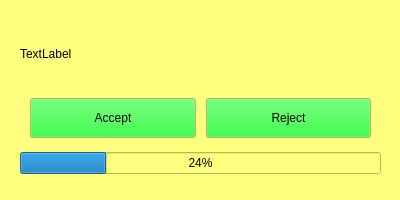
<?xml version="1.0" encoding="UTF-8"?>
<ui version="4.0">
 <class>EventNotificationWidget</class>
 <widget class="QWidget" name="EventNotificationWidget">
  <property name="geometry">
   <rect>
    <x>0</x>
    <y>0</y>
    <width>400</width>
    <height>200</height>
   </rect>
  </property>
  <property name="sizePolicy">
   <sizepolicy hsizetype="Expanding" vsizetype="Preferred">
    <horstretch>1</horstretch>
    <verstretch>0</verstretch>
   </sizepolicy>
  </property>
  <property name="minimumSize">
   <size>
    <width>400</width>
    <height>200</height>
   </size>
  </property>
  <property name="maximumSize">
   <size>
    <width>16777215</width>
    <height>200</height>
   </size>
  </property>
  <property name="sizeIncrement">
   <size>
    <width>1</width>
    <height>0</height>
   </size>
  </property>
  <property name="baseSize">
   <size>
    <width>400</width>
    <height>150</height>
   </size>
  </property>
  <property name="palette">
   <palette>
    <active>
     <colorrole role="Button">
      <brush brushstyle="SolidPattern">
       <color alpha="255">
        <red>2</red>
        <green>240</green>
        <blue>18</blue>
       </color>
      </brush>
     </colorrole>
     <colorrole role="Base">
      <brush brushstyle="SolidPattern">
       <color alpha="255">
        <red>255</red>
        <green>255</green>
        <blue>127</blue>
       </color>
      </brush>
     </colorrole>
     <colorrole role="Window">
      <brush brushstyle="SolidPattern">
       <color alpha="255">
        <red>255</red>
        <green>255</green>
        <blue>127</blue>
       </color>
      </brush>
     </colorrole>
    </active>
    <inactive>
     <colorrole role="Button">
      <brush brushstyle="SolidPattern">
       <color alpha="255">
        <red>2</red>
        <green>240</green>
        <blue>18</blue>
       </color>
      </brush>
     </colorrole>
     <colorrole role="Base">
      <brush brushstyle="SolidPattern">
       <color alpha="255">
        <red>255</red>
        <green>255</green>
        <blue>127</blue>
       </color>
      </brush>
     </colorrole>
     <colorrole role="Window">
      <brush brushstyle="SolidPattern">
       <color alpha="255">
        <red>255</red>
        <green>255</green>
        <blue>127</blue>
       </color>
      </brush>
     </colorrole>
    </inactive>
    <disabled>
     <colorrole role="Button">
      <brush brushstyle="SolidPattern">
       <color alpha="255">
        <red>2</red>
        <green>240</green>
        <blue>18</blue>
       </color>
      </brush>
     </colorrole>
     <colorrole role="Base">
      <brush brushstyle="SolidPattern">
       <color alpha="255">
        <red>255</red>
        <green>255</green>
        <blue>127</blue>
       </color>
      </brush>
     </colorrole>
     <colorrole role="Window">
      <brush brushstyle="SolidPattern">
       <color alpha="255">
        <red>255</red>
        <green>255</green>
        <blue>127</blue>
       </color>
      </brush>
     </colorrole>
    </disabled>
   </palette>
  </property>
  <property name="windowTitle">
   <string>Form</string>
  </property>
  <widget class="QWidget" name="verticalLayoutWidget">
   <property name="geometry">
    <rect>
     <x>10</x>
     <y>10</y>
     <width>381</width>
     <height>181</height>
    </rect>
   </property>
   <layout class="QVBoxLayout" name="verticalLayout">
    <property name="spacing">
     <number>10</number>
    </property>
    <property name="leftMargin">
     <number>10</number>
    </property>
    <property name="topMargin">
     <number>10</number>
    </property>
    <property name="rightMargin">
     <number>10</number>
    </property>
    <property name="bottomMargin">
     <number>10</number>
    </property>
    <item>
     <widget class="QLabel" name="eventDescription">
      <property name="sizePolicy">
       <sizepolicy hsizetype="Maximum" vsizetype="Preferred">
        <horstretch>1</horstretch>
        <verstretch>0</verstretch>
       </sizepolicy>
      </property>
      <property name="minimumSize">
       <size>
        <width>360</width>
        <height>20</height>
       </size>
      </property>
      <property name="maximumSize">
       <size>
        <width>16777215</width>
        <height>60</height>
       </size>
      </property>
      <property name="baseSize">
       <size>
        <width>360</width>
        <height>20</height>
       </size>
      </property>
      <property name="text">
       <string>TextLabel</string>
      </property>
     </widget>
    </item>
    <item>
     <layout class="QHBoxLayout" name="horizontalLayout" stretch="10,10">
      <property name="spacing">
       <number>10</number>
      </property>
      <property name="leftMargin">
       <number>10</number>
      </property>
      <property name="topMargin">
       <number>0</number>
      </property>
      <property name="rightMargin">
       <number>10</number>
      </property>
      <property name="bottomMargin">
       <number>0</number>
      </property>
      <item>
       <widget class="QPushButton" name="btnAccept">
        <property name="minimumSize">
         <size>
          <width>0</width>
          <height>40</height>
         </size>
        </property>
        <property name="maximumSize">
         <size>
          <width>16777215</width>
          <height>40</height>
         </size>
        </property>
        <property name="baseSize">
         <size>
          <width>0</width>
          <height>40</height>
         </size>
        </property>
        <property name="palette">
         <palette>
          <active>
           <colorrole role="Light">
            <brush brushstyle="SolidPattern">
             <color alpha="255">
              <red>255</red>
              <green>0</green>
              <blue>0</blue>
             </color>
            </brush>
           </colorrole>
           <colorrole role="Midlight">
            <brush brushstyle="SolidPattern">
             <color alpha="255">
              <red>255</red>
              <green>255</green>
              <blue>127</blue>
             </color>
            </brush>
           </colorrole>
           <colorrole role="Dark">
            <brush brushstyle="SolidPattern">
             <color alpha="255">
              <red>255</red>
              <green>255</green>
              <blue>127</blue>
             </color>
            </brush>
           </colorrole>
           <colorrole role="Mid">
            <brush brushstyle="SolidPattern">
             <color alpha="255">
              <red>255</red>
              <green>255</green>
              <blue>127</blue>
             </color>
            </brush>
           </colorrole>
           <colorrole role="BrightText">
            <brush brushstyle="SolidPattern">
             <color alpha="255">
              <red>0</red>
              <green>255</green>
              <blue>127</blue>
             </color>
            </brush>
           </colorrole>
           <colorrole role="Base">
            <brush brushstyle="SolidPattern">
             <color alpha="255">
              <red>255</red>
              <green>0</green>
              <blue>0</blue>
             </color>
            </brush>
           </colorrole>
           <colorrole role="Window">
            <brush brushstyle="SolidPattern">
             <color alpha="255">
              <red>255</red>
              <green>255</green>
              <blue>127</blue>
             </color>
            </brush>
           </colorrole>
           <colorrole role="Shadow">
            <brush brushstyle="SolidPattern">
             <color alpha="255">
              <red>255</red>
              <green>255</green>
              <blue>0</blue>
             </color>
            </brush>
           </colorrole>
           <colorrole role="HighlightedText">
            <brush brushstyle="SolidPattern">
             <color alpha="255">
              <red>85</red>
              <green>0</green>
              <blue>255</blue>
             </color>
            </brush>
           </colorrole>
           <colorrole role="AlternateBase">
            <brush brushstyle="SolidPattern">
             <color alpha="255">
              <red>255</red>
              <green>0</green>
              <blue>0</blue>
             </color>
            </brush>
           </colorrole>
           <colorrole role="PlaceholderText">
            <brush brushstyle="SolidPattern">
             <color alpha="128">
              <red>255</red>
              <green>255</green>
              <blue>127</blue>
             </color>
            </brush>
           </colorrole>
          </active>
          <inactive>
           <colorrole role="Light">
            <brush brushstyle="SolidPattern">
             <color alpha="255">
              <red>255</red>
              <green>0</green>
              <blue>0</blue>
             </color>
            </brush>
           </colorrole>
           <colorrole role="Midlight">
            <brush brushstyle="SolidPattern">
             <color alpha="255">
              <red>255</red>
              <green>255</green>
              <blue>127</blue>
             </color>
            </brush>
           </colorrole>
           <colorrole role="Dark">
            <brush brushstyle="SolidPattern">
             <color alpha="255">
              <red>255</red>
              <green>255</green>
              <blue>127</blue>
             </color>
            </brush>
           </colorrole>
           <colorrole role="Mid">
            <brush brushstyle="SolidPattern">
             <color alpha="255">
              <red>255</red>
              <green>255</green>
              <blue>127</blue>
             </color>
            </brush>
           </colorrole>
           <colorrole role="BrightText">
            <brush brushstyle="SolidPattern">
             <color alpha="255">
              <red>0</red>
              <green>255</green>
              <blue>127</blue>
             </color>
            </brush>
           </colorrole>
           <colorrole role="Base">
            <brush brushstyle="SolidPattern">
             <color alpha="255">
              <red>255</red>
              <green>0</green>
              <blue>0</blue>
             </color>
            </brush>
           </colorrole>
           <colorrole role="Window">
            <brush brushstyle="SolidPattern">
             <color alpha="255">
              <red>255</red>
              <green>255</green>
              <blue>127</blue>
             </color>
            </brush>
           </colorrole>
           <colorrole role="Shadow">
            <brush brushstyle="SolidPattern">
             <color alpha="255">
              <red>255</red>
              <green>255</green>
              <blue>0</blue>
             </color>
            </brush>
           </colorrole>
           <colorrole role="HighlightedText">
            <brush brushstyle="SolidPattern">
             <color alpha="255">
              <red>85</red>
              <green>0</green>
              <blue>255</blue>
             </color>
            </brush>
           </colorrole>
           <colorrole role="AlternateBase">
            <brush brushstyle="SolidPattern">
             <color alpha="255">
              <red>255</red>
              <green>0</green>
              <blue>0</blue>
             </color>
            </brush>
           </colorrole>
           <colorrole role="PlaceholderText">
            <brush brushstyle="SolidPattern">
             <color alpha="128">
              <red>255</red>
              <green>255</green>
              <blue>127</blue>
             </color>
            </brush>
           </colorrole>
          </inactive>
          <disabled>
           <colorrole role="WindowText">
            <brush brushstyle="SolidPattern">
             <color alpha="255">
              <red>255</red>
              <green>255</green>
              <blue>127</blue>
             </color>
            </brush>
           </colorrole>
           <colorrole role="Light">
            <brush brushstyle="SolidPattern">
             <color alpha="255">
              <red>255</red>
              <green>0</green>
              <blue>0</blue>
             </color>
            </brush>
           </colorrole>
           <colorrole role="Midlight">
            <brush brushstyle="SolidPattern">
             <color alpha="255">
              <red>255</red>
              <green>255</green>
              <blue>127</blue>
             </color>
            </brush>
           </colorrole>
           <colorrole role="Dark">
            <brush brushstyle="SolidPattern">
             <color alpha="255">
              <red>255</red>
              <green>255</green>
              <blue>127</blue>
             </color>
            </brush>
           </colorrole>
           <colorrole role="Mid">
            <brush brushstyle="SolidPattern">
             <color alpha="255">
              <red>255</red>
              <green>255</green>
              <blue>127</blue>
             </color>
            </brush>
           </colorrole>
           <colorrole role="Text">
            <brush brushstyle="SolidPattern">
             <color alpha="255">
              <red>255</red>
              <green>255</green>
              <blue>127</blue>
             </color>
            </brush>
           </colorrole>
           <colorrole role="BrightText">
            <brush brushstyle="SolidPattern">
             <color alpha="255">
              <red>0</red>
              <green>255</green>
              <blue>127</blue>
             </color>
            </brush>
           </colorrole>
           <colorrole role="ButtonText">
            <brush brushstyle="SolidPattern">
             <color alpha="255">
              <red>255</red>
              <green>255</green>
              <blue>127</blue>
             </color>
            </brush>
           </colorrole>
           <colorrole role="Base">
            <brush brushstyle="SolidPattern">
             <color alpha="255">
              <red>255</red>
              <green>255</green>
              <blue>127</blue>
             </color>
            </brush>
           </colorrole>
           <colorrole role="Window">
            <brush brushstyle="SolidPattern">
             <color alpha="255">
              <red>255</red>
              <green>255</green>
              <blue>127</blue>
             </color>
            </brush>
           </colorrole>
           <colorrole role="Shadow">
            <brush brushstyle="SolidPattern">
             <color alpha="255">
              <red>255</red>
              <green>255</green>
              <blue>0</blue>
             </color>
            </brush>
           </colorrole>
           <colorrole role="HighlightedText">
            <brush brushstyle="SolidPattern">
             <color alpha="255">
              <red>85</red>
              <green>0</green>
              <blue>255</blue>
             </color>
            </brush>
           </colorrole>
           <colorrole role="AlternateBase">
            <brush brushstyle="SolidPattern">
             <color alpha="255">
              <red>255</red>
              <green>0</green>
              <blue>0</blue>
             </color>
            </brush>
           </colorrole>
           <colorrole role="PlaceholderText">
            <brush brushstyle="SolidPattern">
             <color alpha="128">
              <red>255</red>
              <green>255</green>
              <blue>127</blue>
             </color>
            </brush>
           </colorrole>
          </disabled>
         </palette>
        </property>
        <property name="text">
         <string>Accept</string>
        </property>
       </widget>
      </item>
      <item>
       <widget class="QPushButton" name="btnReject">
        <property name="minimumSize">
         <size>
          <width>0</width>
          <height>40</height>
         </size>
        </property>
        <property name="maximumSize">
         <size>
          <width>16777215</width>
          <height>40</height>
         </size>
        </property>
        <property name="sizeIncrement">
         <size>
          <width>1</width>
          <height>0</height>
         </size>
        </property>
        <property name="baseSize">
         <size>
          <width>0</width>
          <height>40</height>
         </size>
        </property>
        <property name="text">
         <string>Reject</string>
        </property>
       </widget>
      </item>
     </layout>
    </item>
    <item>
     <widget class="QProgressBar" name="progressBar">
      <property name="value">
       <number>24</number>
      </property>
      <property name="alignment">
       <set>Qt::AlignCenter</set>
      </property>
     </widget>
    </item>
   </layout>
  </widget>
 </widget>
 <resources/>
 <connections/>
</ui>
